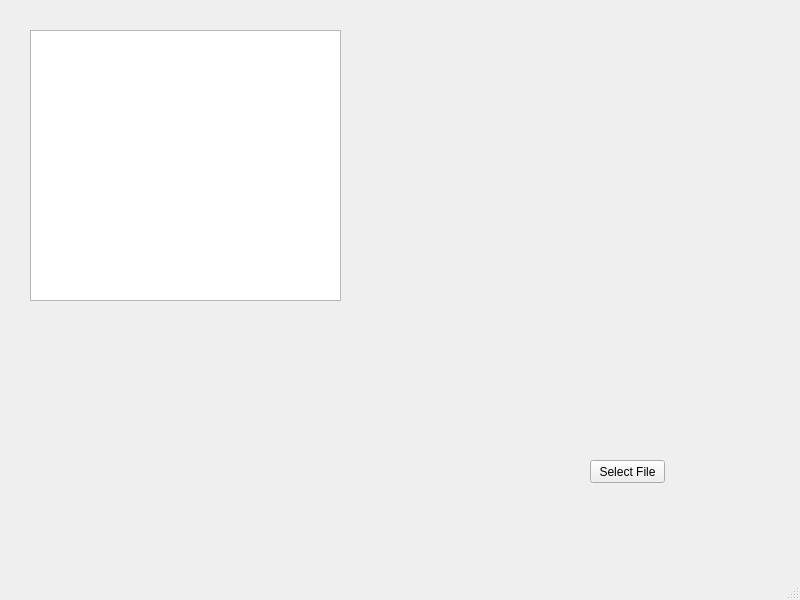
<?xml version="1.0" encoding="UTF-8"?>
<ui version="4.0">
 <class>MainWindow</class>
 <widget class="QMainWindow" name="MainWindow">
  <property name="geometry">
   <rect>
    <x>0</x>
    <y>0</y>
    <width>800</width>
    <height>600</height>
   </rect>
  </property>
  <property name="windowTitle">
   <string>MainWindow</string>
  </property>
  <widget class="QWidget" name="centralwidget">
   <widget class="PlotWidget" name="graphWidget" native="true">
    <property name="geometry">
     <rect>
      <x>360</x>
      <y>30</y>
      <width>311</width>
      <height>271</height>
     </rect>
    </property>
    <property name="sizePolicy">
     <sizepolicy hsizetype="Preferred" vsizetype="Preferred">
      <horstretch>0</horstretch>
      <verstretch>0</verstretch>
     </sizepolicy>
    </property>
   </widget>
   <widget class="QPushButton" name="selectData">
    <property name="geometry">
     <rect>
      <x>590</x>
      <y>460</y>
      <width>75</width>
      <height>23</height>
     </rect>
    </property>
    <property name="text">
     <string>Select File</string>
    </property>
   </widget>
   <widget class="QTableView" name="tableView">
    <property name="geometry">
     <rect>
      <x>30</x>
      <y>30</y>
      <width>311</width>
      <height>271</height>
     </rect>
    </property>
   </widget>
  </widget>
  <widget class="QMenuBar" name="menubar">
   <property name="geometry">
    <rect>
     <x>0</x>
     <y>0</y>
     <width>800</width>
     <height>21</height>
    </rect>
   </property>
  </widget>
  <widget class="QStatusBar" name="statusbar"/>
 </widget>
 <customwidgets>
  <customwidget>
   <class>PlotWidget</class>
   <extends>QWidget</extends>
   <header>pyqtgraph</header>
   <container>1</container>
  </customwidget>
 </customwidgets>
 <resources/>
 <connections/>
</ui>
